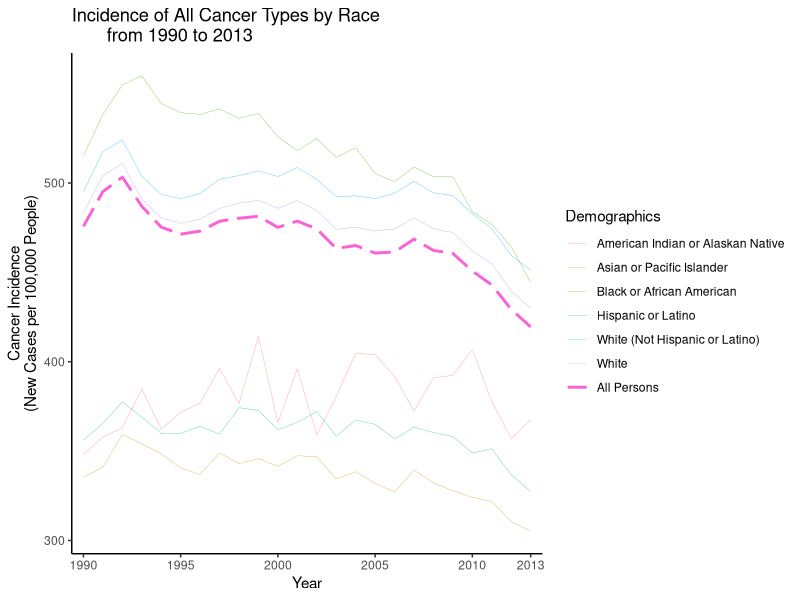
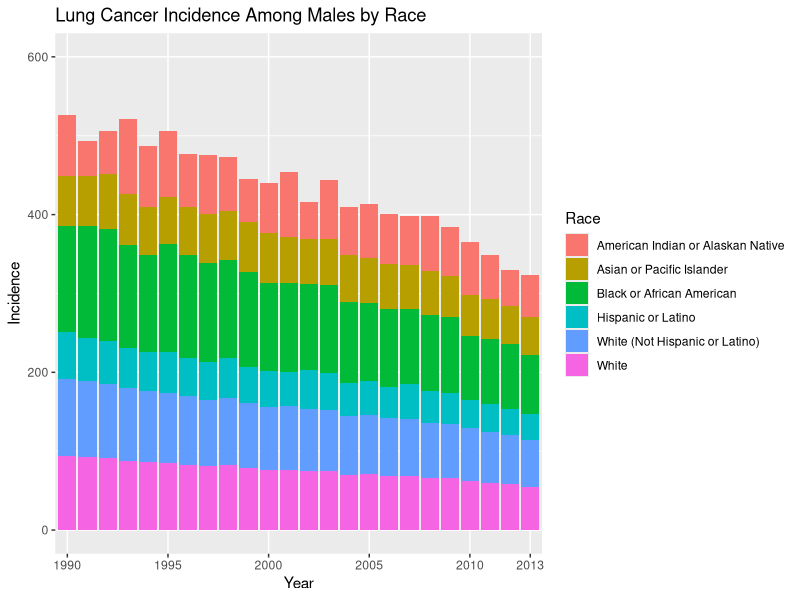
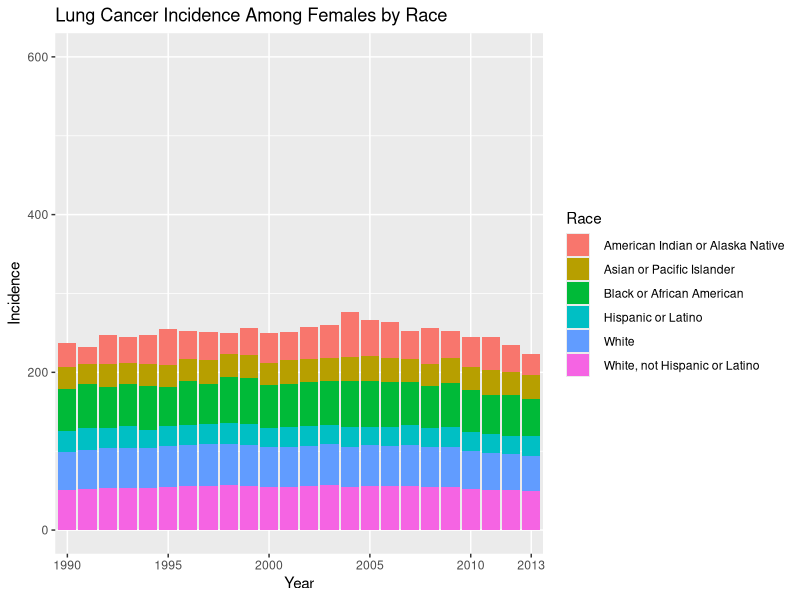
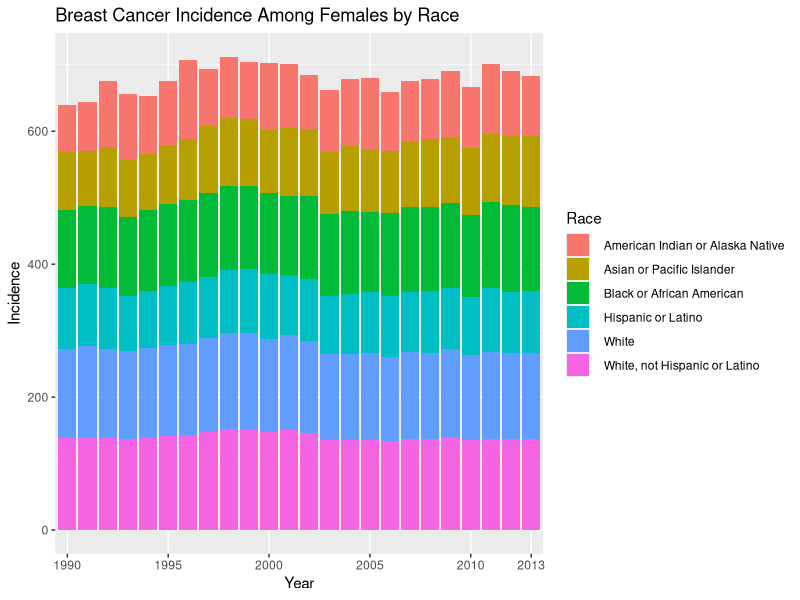
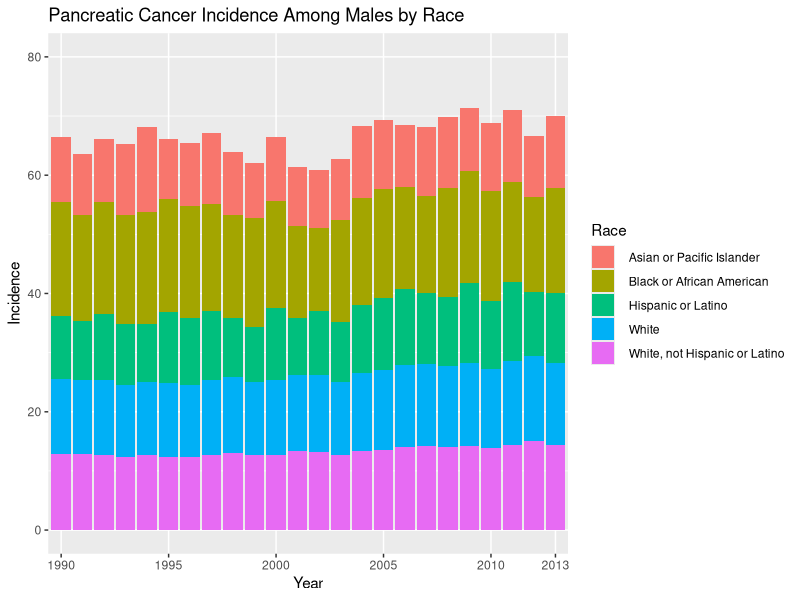
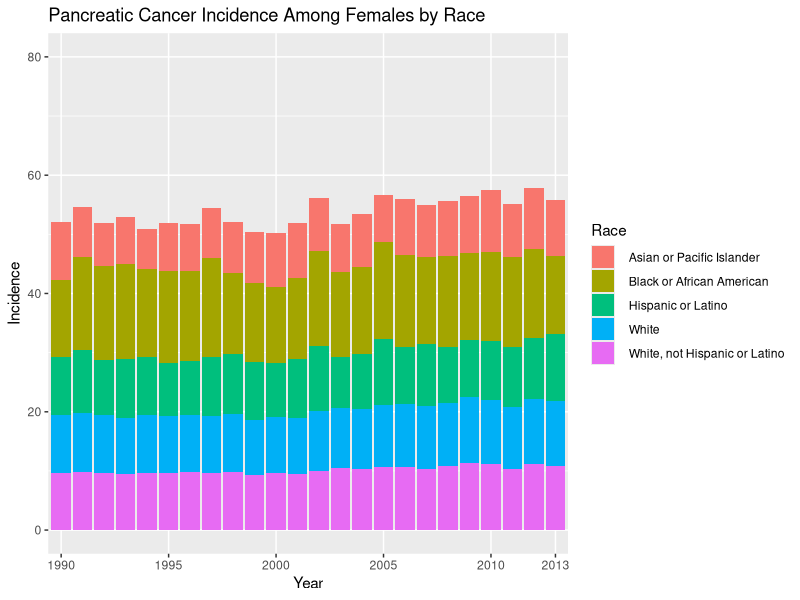
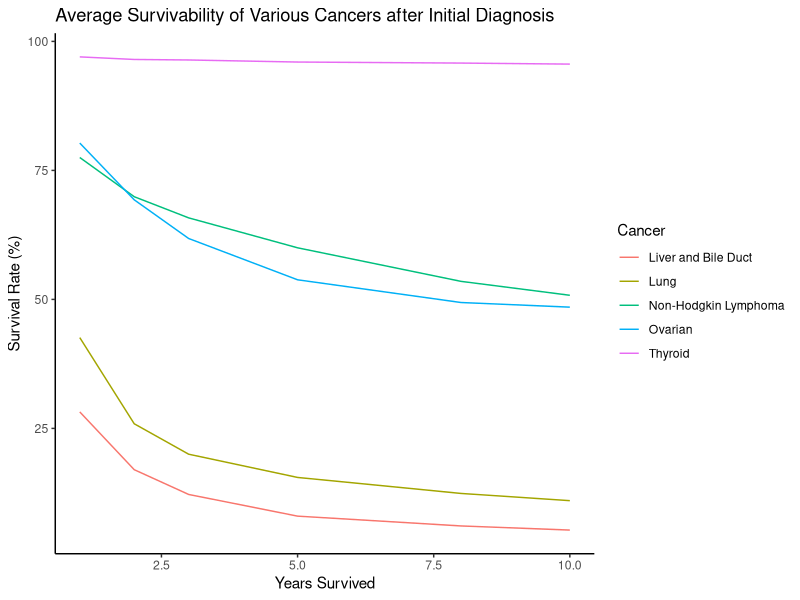
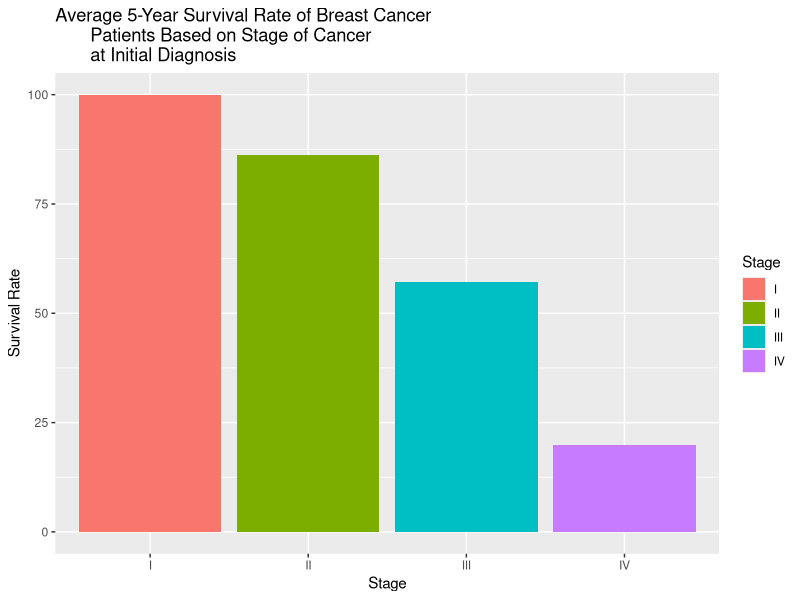

Here is the R script that generated these plots, in order:
## ---- chunk 1
#Load in necessary libraries
library(tidyverse)
library(forcats)
library(stringr)

#Load in Dataset
incidence_data <- read.csv("CancerIncidencesAllSites.csv")

#Alter Column Name
names(incidence_data)[1] <- "Demographics"

#Gathering Data
gathered_incidence_data <- gather(incidence_data, -Demographics, key = year, value = incidence)

#Remove X before year
gathered_incidence_data$year <- str_sub(gathered_incidence_data$year, 2,5)

#Recode Categories
gathered_incidence_data <- mutate(gathered_incidence_data, Demographics = fct_recode(Demographics,
                                 "All Persons" = "All persons...........................",
                                 "Asian or Pacific Islander" = "  Asian or Pacific Islander...........",
                                 "Black or African American" = "  Black or African American...........",
                                 "Hispanic or Latino" = "  Hispanic or Latino4................",
                                 "White (Not Hispanic or Latino)" = "  White, not Hispanic or Latino4.....",
                                 "White" = "  White...............................",
                                 "American Indian or Alaskan Native" = "  American Indian or Alaska Native3.."))

#Save Prepped Dataset
save(gathered_incidence_data, file = "CancerIncidence.RData")
## ---- chunk 2
ggplot(gathered_incidence_data, aes(x = year))+
  geom_line(aes(y = incidence, group = Demographics, color = Demographics, linetype = Demographics, size = Demographics))+
  scale_linetype_manual(values = c("solid", "solid", "solid", "solid", "solid", "solid", "longdash"))+
  scale_size_manual(values = c(.1,.1,.1,.1,.1,.1,1))+
  labs(x = "Year", y = "Cancer Incidence\n(New Cases per 100,000 People)", title = "Incidence of All Cancer Types by Race 
       from 1990 to 2013")+
  theme_classic()+
  scale_x_discrete(breaks = c("1990", "1995", "2000", "2005", "2010", "2013"))
## ---- chunk 3
lungMale<- read.csv("lungMale.csv")

NewlungMale<-gather(lungMale,key="year",value="incidence",-race)
NewlungMale$year <- str_sub(NewlungMale$year, 2,5)

NewlungMale <- mutate(NewlungMale, race = fct_recode(race,
                                 "Asian or Pacific Islander" = "  Asian or Pacific Islander...........",
                                 "Black or African American" = "  Black or African American...........",
                                 "Hispanic or Latino" = "  Hispanic or Latino4................",
                                 "White (Not Hispanic or Latino)" = "  White, not Hispanic or Latino4.....",
                                 "White" = "  White...............................",
                                 "American Indian or Alaskan Native" = "  American Indian or Alaska Native3.."))

names(NewlungMale)[1] <- "Race"

ggplot(NewlungMale,aes(x=year,y=incidence,fill=Race))+geom_bar(stat = "identity")+labs(title="Lung Cancer Incidence Among Males by Race", x = "Year",y = "Incidence" )+scale_y_continuous(limits = c(0,600))+
  scale_x_discrete(breaks = c("1990", "1995", "2000", "2005", "2010", "2013"))

lungFemale<- read.csv("lungFemale.csv")

NewlungFemale<-gather(lungFemale,key="year",value="incidence",-race)
NewlungFemale$year <- str_sub(NewlungFemale$year, 2,5)

names(NewlungFemale)[1] <- "Race"

ggplot(NewlungFemale,aes(x=year,y=incidence,fill=Race))+geom_bar(stat = "identity")+labs(title="Lung Cancer Incidence Among Females by Race", x = "Year", y = "Incidence")+scale_y_continuous(limits = c(0,600))+
  scale_x_discrete(breaks = c("1990", "1995", "2000", "2005", "2010", "2013"))

breast<- read.csv("breast.csv")

Newbreast<-gather(breast,key="year",value="incidence",-race)
Newbreast$year <- str_sub(Newbreast$year, 2,5)

names(Newbreast)[1] <- "Race"

ggplot(Newbreast,aes(x=year,y=incidence,fill=Race))+geom_bar(stat = "identity")+labs(title="Breast Cancer Incidence Among Females by Race", x = "Year", y = "Incidence")+
  scale_x_discrete(breaks = c("1990", "1995", "2000", "2005", "2010", "2013"))

PancreasMale<- read.csv("PancreasMale.csv")

NewPancreasM<-gather(PancreasMale,key="year",value="incidence",-race)
NewPancreasM$year <- str_sub(NewPancreasM$year, 2,5)

names(NewPancreasM)[1] <- "Race"

ggplot(NewPancreasM,aes(x=year,y=incidence,fill=Race))+geom_bar(stat = "identity")+labs(title="Pancreatic Cancer Incidence Among Males by Race", x = "Year", y = "Incidence")+scale_y_continuous(limits = c(0,80))+
  scale_x_discrete(breaks = c("1990", "1995", "2000", "2005", "2010", "2013"))

PancreasFemale<- read.csv("PancreasFemale.csv")

NewPancreasF<-gather(PancreasFemale,key="year",value="incidence",-race)
NewPancreasF$year <- str_sub(NewPancreasF$year, 2,5)

names(NewPancreasF)[1] <- "Race"

ggplot(NewPancreasF,aes(x=year,y=incidence,fill=Race))+geom_bar(stat = "identity")+labs(title="Pancreatic Cancer Incidence Among Females by Race", x = "Year", y = "Incidence")+scale_y_continuous(limits = c(0,80))+
  scale_x_discrete(breaks = c("1990", "1995", "2000", "2005", "2010", "2013"))
## ---- chunk 4
#Load in Dataset
survivability_data <- read.csv("SurvivalRateData.csv")

#Alter Column Name
names(survivability_data)[1] <- "Cancer"
names(survivability_data)[2] <- "Median Survival Months"
names(survivability_data)[3] <- "1"
names(survivability_data)[4] <- "2"
names(survivability_data)[5] <- "3"
names(survivability_data)[6] <- "5"
names(survivability_data)[7] <- "8"
names(survivability_data)[8] <- "10"

#Subset Data
survive<-survivability_data[-c(1, 2, 3, 5, 6, 7, 9, 10, 11, 12, 13, 14, 16, 17, 18, 19, 21, 23, 24, 25, 26, 27, 28), ] 
survive <- subset(survive, select = -c(2))

survive_2<-gather(survive, key="Years", value="Survival Rate", -Cancer)

#Survivability Line Graph
ggplot(survive_2, aes(x = as.numeric(Years)))+
  geom_line(aes(y = `Survival Rate`, group = Cancer, color = Cancer))+
  labs(x = "Years Survived", y = "Survival Rate (%)", title = "Average Survivability of Various Cancers after Initial Diagnosis")+
  theme_classic()
## ---- chunk 5
#Load in Dataset
breast_survival <- read.csv("BreastCancerSurvivability.csv")

#Alter Column Name
names(breast_survival)[1] <- "Stage"
names(breast_survival)[2] <- "5 Year Survival Rate"

#Gather
breast_2<-gather(breast_survival, key="Year", value="Survival Rate", -Stage)

#Survivability Bar Plot
ggplot(breast_2)+
  geom_bar(aes(x=Stage, y=`Survival Rate`, fill=Stage),stat="identity",position="dodge")+
  labs(title="Average 5-Year Survival Rate of Breast Cancer 
       Patients Based on Stage of Cancer 
       at Initial Diagnosis")
## ---- chunk 6
library(tidyverse)
library(ggalluvial)
library(forcats)

breast_recurrence<-read.csv("RecurrenceData.csv")
breast_recurrence$Breast <- trimws(breast_recurrence$Breast)
breast_recurrence$Breast <- as.factor(breast_recurrence$Breast)
names(breast_recurrence)[1] <- "Type"
freq_data <- summarize(group_by(breast_recurrence,Type, Breast, Site),freq=n())

freq_data <- mutate(freq_data, Site = fct_relevel(Site, "Bone", "Lung" ,"Brain", "Liver", "Others", "Breast","Chest wall","Internal mammary nodes","Ipsilateral lymph nodes"))

levels(freq_data$Site)[levels(freq_data$Site)=="Internal mammary nodes"] <- "IMN"
levels(freq_data$Site)[levels(freq_data$Site)=="Ipsilateral lymph nodes"] <- "ILN"
levels(freq_data$Site)[levels(freq_data$Site)=="Chest wall"] <- "Chest"

ggplot(freq_data,aes(weight=freq,axis1=Type,axis2=Breast,axis3=Site))+
  geom_alluvium(aes(fill=Type))+
  geom_stratum()+
  geom_label(stat="stratum",label.strata=TRUE)+
  scale_x_continuous(breaks=c(1,2,3),labels=c("Type","Recurrence in Breast?", "Site of Recurrence"))+
  theme_classic()
